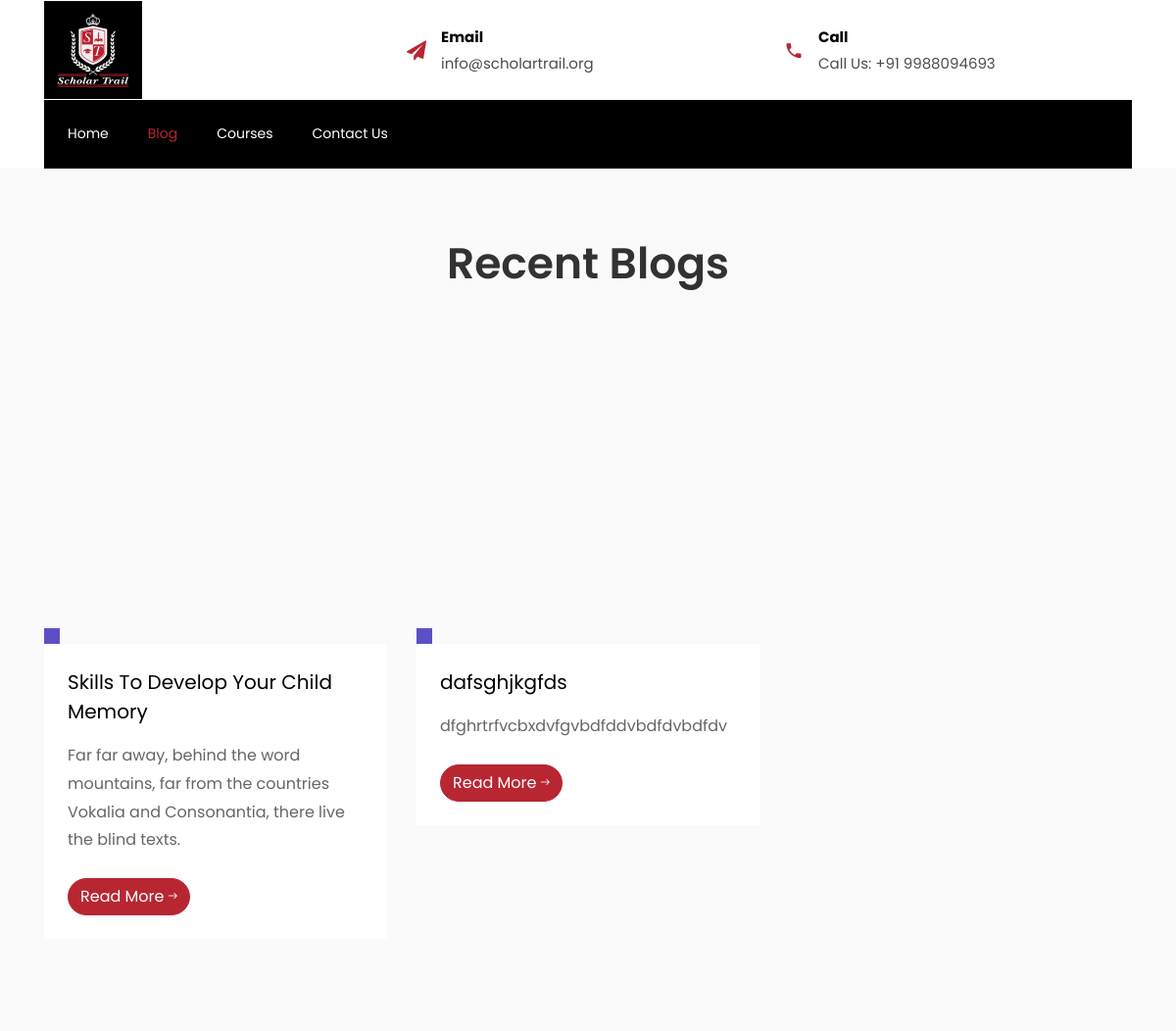
The app's page /blogs/ with its own data.
### base/models.py (models this page shows, shortened)
class Post(models.Model):
    title_name = models.CharField(max_length=100)
    image = models.ImageField(upload_to="blogs/")
    content = models.TextField()
    created_at = models.DateTimeField(auto_now_add=True)

### base/views.py (the view)
# urls.py: path("blogs/",views.BlogListView.as_view(),name="blogs-list"),
class BlogListView(View):
    def get(self, request, *args, **kwargs):
        blogs = Post.objects.all()
        context = {"blogs": blogs}
        return render(request, "blog/blog_list.html", context)

### templates/blog/blog_list.html (shortened to what this page needs)
{% extends "index.html" %}
{% block content %}
{% if blogs %}
<section class="ftco-section bg-light">
			<div class="container">
				<div class="row justify-content-center mb-5 pb-2">
          <div class="col-md-8 text-center heading-section ftco-animate">
            <h2 class="mb-4"><span>Recent</span> Blogs</h2>
          </div>
        </div>
				<div class="row">
                    {% for blog in blogs %}
                    <div class="col-md-6 col-lg-4 ftco-animate">
            <div class="blog-entry">
              <a href="blog-single.html" class="block-20 d-flex align-items-end" style="background-image: url('{{blog.image.url}}');">
								<div class="meta-date text-center p-2">
                </div>
              </a>
              <div class="text bg-white p-4">
                <h3 class="heading"><a href="#">{{blog.title_name}}</a></h3>
                <p>{{blog.content}}</p>
                <div class="d-flex align-items-center mt-4">
	                <p class="mb-0"><a href="{% url 'blog_detail' blog.id %}" class="btn btn-primary">Read More <span class="ion-ios-arrow-round-forward"></span></a></p>
	                <p class="ml-auto mb-0">
	                </p>
                </div>
              </div>
            </div>
          </div>
                    {% endfor %}
        </div>
			</div>
		</section>
{% endif %}
{% endblock content %}

### records on screen
Post: title_name "Skills To Develop Your Child Memory", content "Far far away, behind the word mountains, far from the countries Vokalia and Consonantia, there live the blind texts."
Post: title_name "dafsghjkgfds", content "dfghrtrfvcbxdvfgvbdfddvbdfdvbdfdv"
